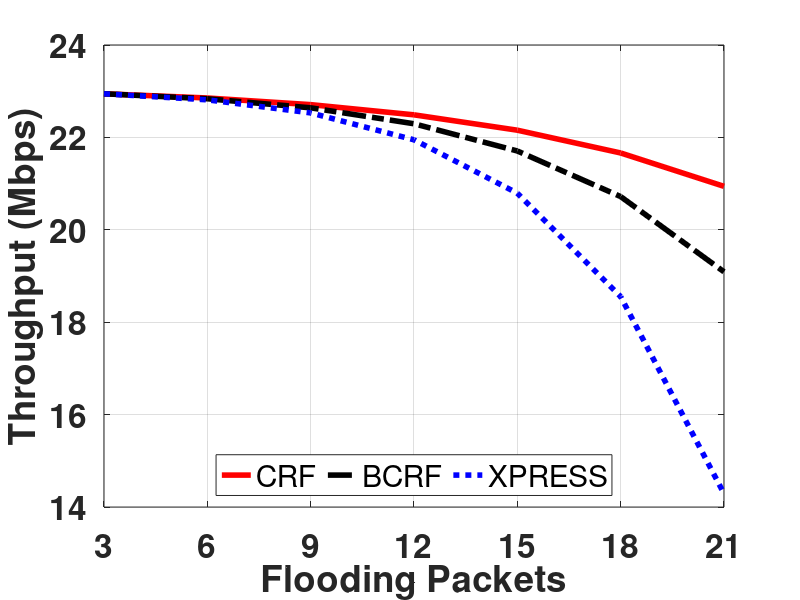

Source code (MATLAB):
close all;
clear;
clc;

j=1:7;
Xx = 0:0.5:3;
Yx = exp(Xx/0.965);
 

Xc = 0:0.5:3;
Yc = exp(Xc/1.8);
 

Xd = 0:0.5:3;
Yd = exp(Xd/1.3);
 

for i = 1:7
    Xpress(1,i) = 23-i*Yx(1,i)/18;
end
 

for i = 1:7
    CRF(1,i) = 23-i*Yc(1,i)/18;
    %CRF(1,i)=23*(0.8542*(i/9)+(1-i/9));
end
 

for i = 1:7
    BCRF(1,i) = 23-i*Yd(1,i)/18;
    %DCRF(1,i) = 23*(0.8542*(i/7)+(1-i/7));
end

eva = zeros(7,4);
eva(:,1) = [3,6,9,12,15,18,21]';
eva(:,2) = CRF';
eva(:,3) = BCRF';
eva(:,4) = Xpress';

fig = figure('Position',[0 250 800 350]); 

   plot(eva(:,1),eva(:,2),'-', 'Color','r','LineWidth',4);
   hold on
   plot(eva(:,1),eva(:,3),'-.','Color','k','LineWidth',4);
   hold on
   plot(eva(:,1),eva(:,4),':','Color','b','LineWidth',4);
   hold off

ylabel('Throughput (Mbps)');
ylim([14 24]);
xlabel('Flooding Packets');
xticks([3 6 9 12 15 18 21]);
xticklabels({'3','6','9','12','15','18','21'});
xlim([3 21]);

legend('CRF','BCRF', 'XPRESS', 'Location','south','Orientation','horizontal');
set(gca,'FontSize',24,'FontWeight', 'bold');
% set(gca, 'YScale', 'log');
grid on;
%     print -deps FDDutyCycle
saveas(gca, 'LargeMeshPa.eps','epsc');

